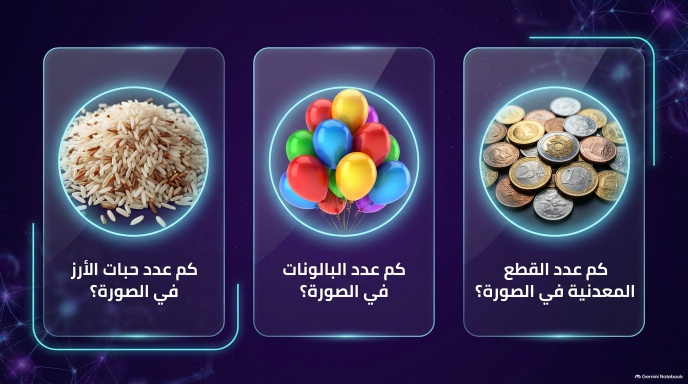
#> input picture lessons/3-2-the-mole/art-src/s02.jpg, 1376 x 768 px, found by its file name (shown at 1/2 size); its folder holds only this picture in this run
$ python rekey.py
#> lines starting #> are read from the running program, lines starting #| are printed output that depends on the picture
"""Cut the artwork out of the NotebookLM deck (art-src/sNN.jpg) and write src/assets.js.

Line art is keyed to a transparent background and its cyan/blue colour is moved to the hue of the palette
of the slide that uses it (gold and white stay as drawn). Photos (coins, balloons, rice, coal) are masked.
Run from the lesson folder:  python3 tools/rekey.py
"""
import numpy as np, io, base64
from PIL import Image

# (source slide, box in the 1376x768 slide, name, mode, hue)  mode: 'circle' | 'soft' (photo) | 'key' (line art)
JOBS = [
    ('s02', (110, 165, 428, 483), 'rice', 'circle', 0), ('s02', (530, 165, 848, 483), 'balloons', 'circle', 0), ('s02', (950, 165, 1268, 483), 'coins', 'circle', 0),
    ('s03', (915, 280, 1265, 575), 'coal', 'soft', 0),
    ('s03', (95, 305, 420, 475), 'lat2d', 'key', 208), ('s03', (455, 245, 765, 505), 'lat3d', 'key', 208),
    ('s04', (120, 130, 350, 260), 'eggs', 'key', 208), ('s04', (795, 140, 940, 290), 'shoes', 'key', 208),
    ('s04', (760, 450, 990, 605), 'paper', 'key', 208), ('s04', (205, 345, 565, 505), 'atomglow', 'key', 0),
    ('s06', (95, 185, 740, 660), 'device', 'key', 268),
]

def rgb2hsv(a):
    r, g, b = a[..., 0], a[..., 1], a[..., 2]; mx = a.max(-1); mn = a.min(-1); d = mx - mn + 1e-9
    h = np.where(mx == r, ((g - b) / d) % 6, np.where(mx == g, (b - r) / d + 2, (r - g) / d + 4)) * 60
    return h, np.where(mx > 0, (mx - mn) / (mx + 1e-9), 0), mx

def hsv2rgb(h, s, v):
    h = (h % 360) / 60; c = v * s; x = c * (1 - np.abs(h % 2 - 1)); m = v - c
    z = np.zeros_like(h); i = h.astype(int) % 6
    return np.stack([np.choose(i, [c, x, z, z, x, c]) + m, np.choose(i, [x, c, c, x, z, z]) + m, np.choose(i, [z, z, x, c, c, x]) + m], -1)

out, sizes = {}, {}
for src, box, name, mode, hue in JOBS:
    im = Image.open('art-src/%s.jpg' % src).convert('RGB').crop(box)
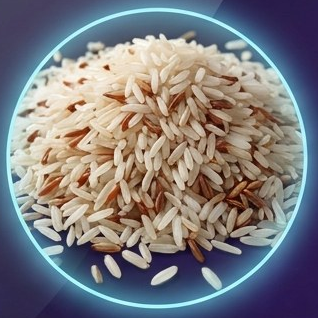
#> im: PIL image 318x318 RGB; mean R, G, B 124.9, 123.6, 127.3
    a = np.asarray(im).astype(np.float32) / 255; hh, ww = a.shape[:2]
#> after `hh, ww = a.shape[:2]`: hh = 318; ww = 318
    yy, xx = np.mgrid[0:hh, 0:ww]
    if mode == 'circle':
        r = min(hh, ww) / 2; d = np.hypot(xx - ww / 2, yy - hh / 2); al = np.clip((r - 2 - d) / 5, 0, 1); rgb = a
#> after `r = min(hh, ww) / 2`: r = 159
    elif mode == 'soft':
        d = np.hypot((xx - ww / 2) / (ww / 2), (yy - hh / 2) / (hh / 2)); al = np.clip((1 - d) / .22, 0, 1); rgb = a
    else:
        h, s, v = rgb2hsv(a)
        border = np.concatenate([v[0], v[-1], v[:, 0], v[:, -1]]); t0 = float(np.percentile(border, 60)) + .06; t1 = t0 + .17
        al = np.clip((v - t0) / (t1 - t0), 0, 1); al = al * al * (3 - 2 * al)
        F = max(6, 0.05 * min(hh, ww)); edge = np.minimum(np.minimum(xx, ww - 1 - xx), np.minimum(yy, hh - 1 - yy)) / F
        al = al * np.clip(edge, 0, 1)
        if hue:
            sel = (h >= 165) & (h <= 265) & (s > .2)
            h = np.where(sel, hue - (190 - h) * .3, h); v = np.where(sel, np.clip(v * 1.04, 0, 1), v)
        rgb = hsv2rgb(h, s, v)
    img = Image.fromarray((np.clip(np.dstack([rgb, al]), 0, 1) * 255).astype(np.uint8), 'RGBA')
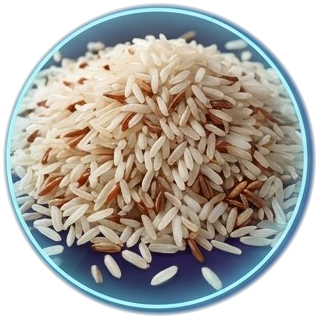
#> img: PIL image 318x318 RGBA; mean R, G, B, A 124.9, 123.6, 127.3, 189.1; transparent parts drawn white
    buf = io.BytesIO(); img.save(buf, 'WEBP', quality=84, method=6)
    out[name] = base64.b64encode(buf.getvalue()).decode(); sizes[name] = img.size
    img.save('/tmp/prev_%s.png' % name)
    print(name, img.size, len(out[name]) // 1024, 'KB')
#| rice (318, 318) 32 KB
#> (the run stopped early here; a loop or call above may not have finished)
